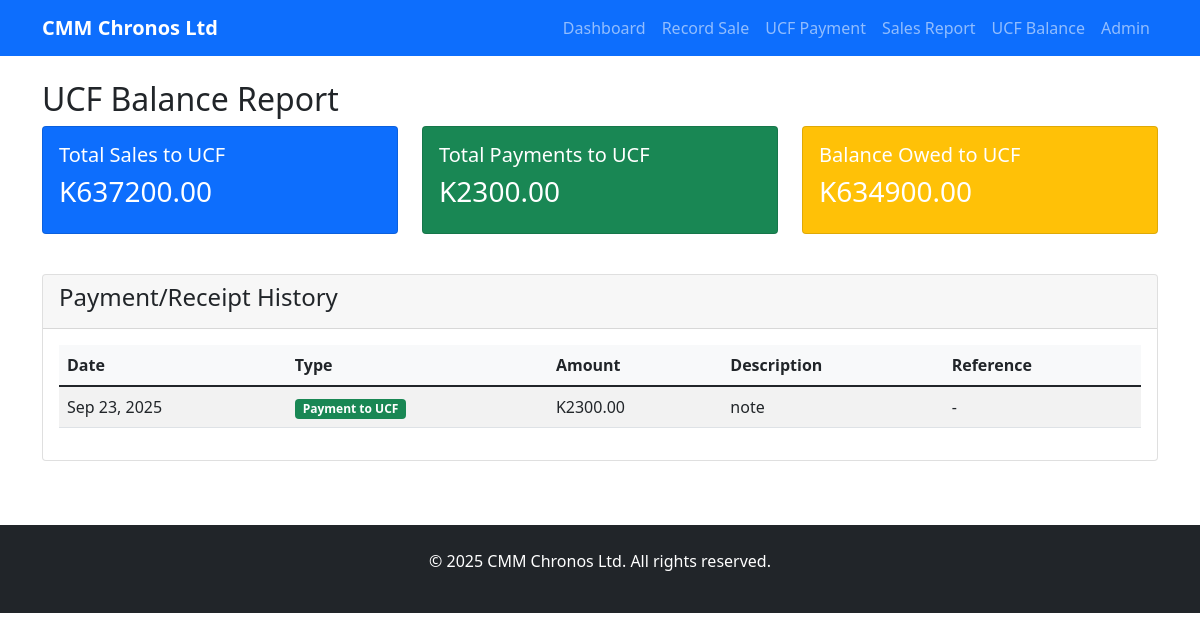
Before: /ucf-balance/ with the older database file.
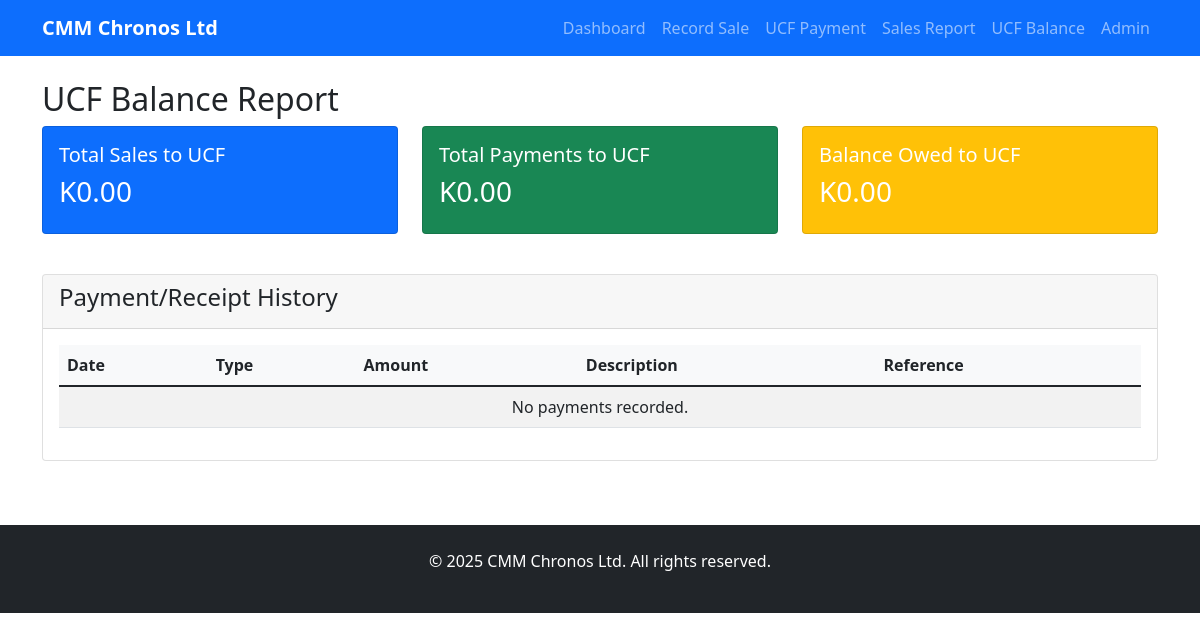
After: the same page with the newer database file.
### fertilizer_tracking/models.py (models this page shows, shortened)
class UCFPayment(models.Model):
    PAYMENT_TYPES = [
        ('payment', 'Payment to UCF'),
        ('receipt', 'Receipt from UCF'),
    ]
    date = models.DateField()
    payment_type = models.CharField(max_length=10, choices=PAYMENT_TYPES)
    amount = models.DecimalField(max_digits=12, decimal_places=2)
    description = models.TextField()
    reference_number = models.CharField(max_length=100, blank=True)

### fertilizer_tracking/views.py (the view)
# urls.py: path('ucf-balance/', views.ucf_balance_report, name='ucf_balance'),
def ucf_balance_report(request):
    total_sales = DailySale.objects.aggregate(Sum('total_amount'))['total_amount__sum'] or 0
    total_payments = UCFPayment.objects.filter(payment_type='payment').aggregate(Sum('amount'))['amount__sum'] or 0
    total_receipts = UCFPayment.objects.filter(payment_type='receipt').aggregate(Sum('amount'))['amount__sum'] or 0
    balance_owed = total_sales - total_payments + total_receipts
    payments = UCFPayment.objects.all().order_by('-date')
    context = {
        'total_sales': total_sales,
        'total_payments': total_payments,
        'total_receipts': total_receipts,
        'balance_owed': balance_owed,
        'payments': payments,
    }
    return render(request, 'fertilizer_tracking/ucf_balance.html', context)

### fertilizer_tracking/templates/fertilizer_tracking/ucf_balance.html
{% extends 'base.html' %}
{% block content %}
<div class="row">
    <div class="col-md-12">
        <h2>UCF Balance Report</h2>
        <div class="row mb-4">
            <div class="col-md-4">
                <div class="card text-white bg-primary">
                    <div class="card-body">
                        <h5 class="card-title">Total Sales to UCF</h5>
                        <h3>K{{ total_sales|floatformat:2 }}</h3>
                    </div>
                </div>
            </div>
            <div class="col-md-4">
                <div class="card text-white bg-success">
                    <div class="card-body">
                        <h5 class="card-title">Total Payments to UCF</h5>
                        <h3>K{{ total_payments|floatformat:2 }}</h3>
                    </div>
                </div>
            </div>
            <div class="col-md-4">
                <div class="card text-white bg-warning">
                    <div class="card-body">
                        <h5 class="card-title">Balance Owed to UCF</h5>
                        <h3>K{{ balance_owed|floatformat:2 }}</h3>
                    </div>
                </div>
            </div>
        </div>
        <div class="card">
            <div class="card-header">
                <h4>Payment/Receipt History</h4>
            </div>
            <div class="card-body">
                <table class="table table-striped">
                    <thead>
                        <tr>
                            <th>Date</th>
                            <th>Type</th>
                            <th>Amount</th>
                            <th>Description</th>
                            <th>Reference</th>
                        </tr>
                    </thead>
                    <tbody>
                        {% for payment in payments %}
                        <tr>
                            <td>{{ payment.date|date:"M d, Y" }}</td>
                            <td>
                                <span class="badge {% if payment.payment_type == 'payment' %}bg-success{% else %}bg-info{% endif %}">
                                    {{ payment.get_payment_type_display }}
                                </span>
                            </td>
                            <td>K{{ payment.amount|floatformat:2 }}</td>
                            <td>{{ payment.description }}</td>
                            <td>{{ payment.reference_number|default:"-" }}</td>
                        </tr>
                        {% empty %}
                        <tr>
                            <td colspan="5" class="text-center">No payments recorded.</td>
                        </tr>
                        {% endfor %}
                    </tbody>
                </table>
            </div>
        </div>
    </div>
</div>
{% endblock %}

Changed rows visible on the page:
removed UCFPayment: date "Sep 23, 2025", payment_type "Payment to UCF", amount "2300.00", description "note", reference_number "-"
Other visible differences:
{{ total_sales|floatformat:2 }}: "637200.00" → "0.00"
{{ total_payments|floatformat:2 }}: "2300.00" → "0.00"
{{ balance_owed|floatformat:2 }}: "634900.00" → "0.00"
text now shown: "No payments recorded."
